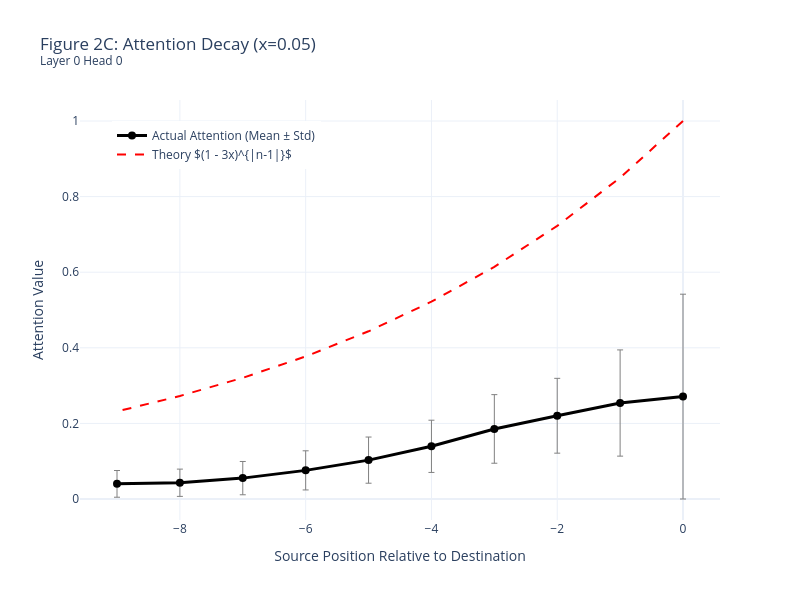

Source (notebook cell):
### Code cell
plot_attention_decay(model, process, num_seqs=100, layer_idx=0, head_idx=0, x_param=0.05)

### Figure 1 — Plotly figure (JSON) as saved in the notebook; plotly's stock layout.template omitted (floating-point values rounded to 4 significant figures)
{"data": [{"error_y": {"array": [0.2709, 0.1405, 0.09899, 0.09071, 0.06907, 0.06107, 0.05178, 0.04405, 0.03606, 0.03534], "color": "gray", "thickness": 1, "type": "data", "visible": true, "width": 3}, "line": {"color": "black", "width": 3}, "marker": {"size": 8}, "mode": "lines+markers", "name": "Actual Attention (Mean ± Std)", "type": "scatter", "x": [0, -1, -2, -3, -4, -5, -6, -7, -8, -9], "y": [0.2709, 0.2539, 0.2203, 0.1854, 0.1394, 0.1029, 0.07576, 0.05526, 0.04302, 0.04005]}, {"line": {"color": "red", "dash": "dash", "width": 2}, "mode": "lines", "name": "Theory $(1 - 3x)^{|n-1|}$", "type": "scatter", "x": [0, -1, -2, -3, -4, -5, -6, -7, -8, -9], "y": [1.0, 0.85, 0.7225, 0.6141, 0.522, 0.4437, 0.3771, 0.3206, 0.2725, 0.2316]}], "layout": {"height": 600, "legend": {"x": 0.05, "y": 0.95}, "title": {"text": "Figure 2C: Attention Decay (x=0.05)<br><sup>Layer 0 Head 0</sup>"}, "width": 800, "xaxis": {"title": {"text": "Source Position Relative to Destination"}}, "yaxis": {"title": {"text": "Attention Value"}}}}
